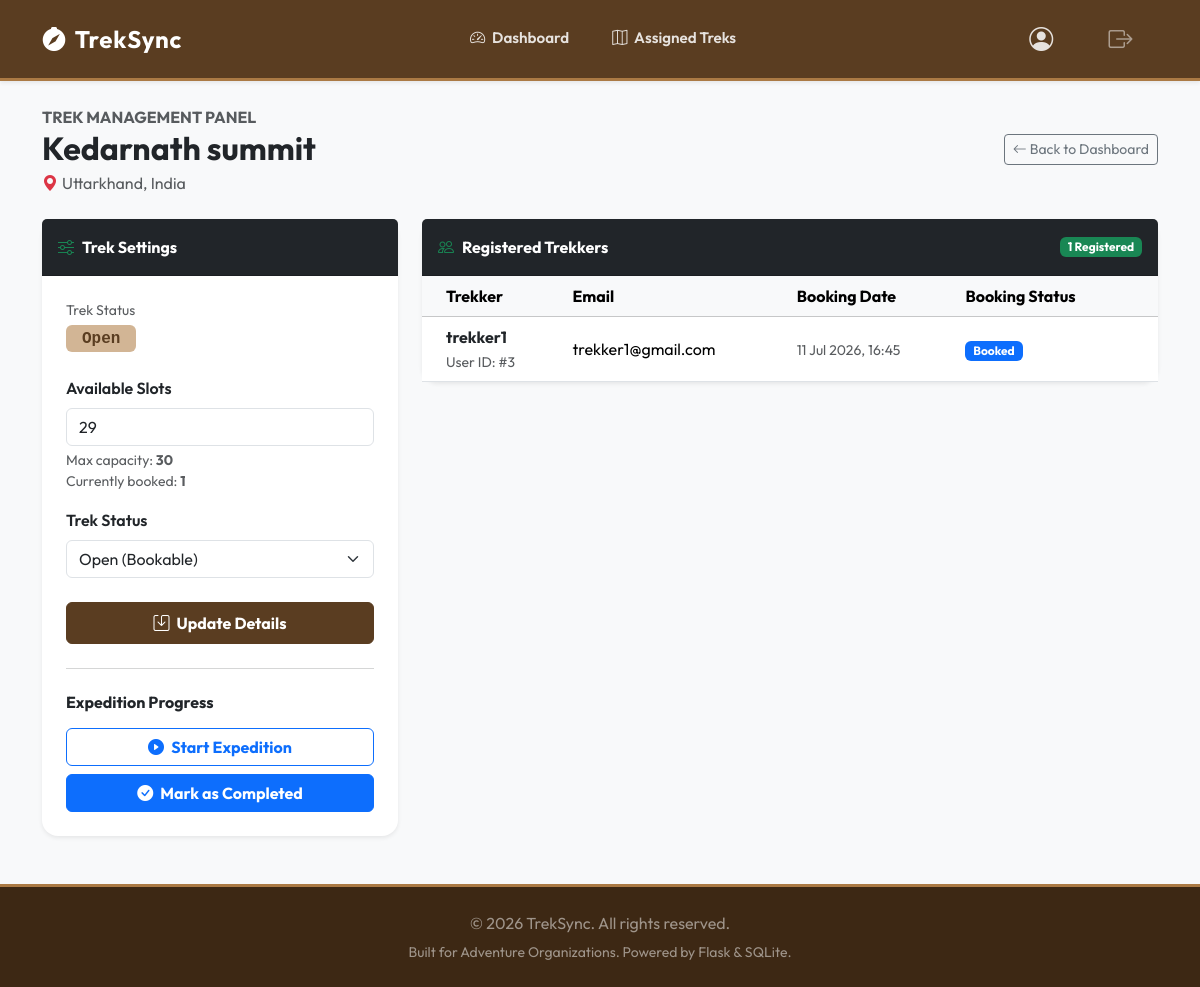
Page /staff/trek/1 (signed in) on the earlier database version.
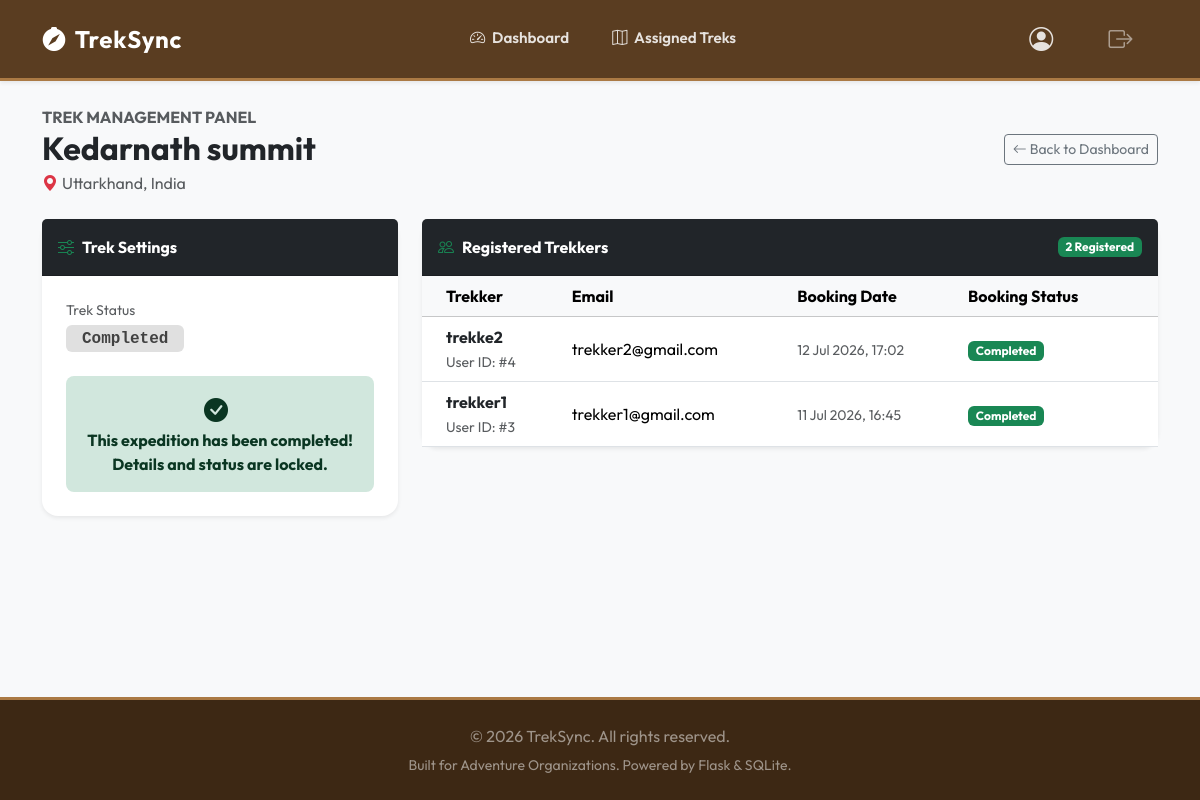
Same page on the later database version.
### models.py (models this page shows, shortened)
class Trek(db.Model):
    __tablename__ = 'trek'
    id = db.Column(db.Integer, primary_key=True)
    name = db.Column(db.String(100), nullable=False)
    location = db.Column(db.String(100), nullable=False)
    difficulty = db.Column(db.String(20), nullable=False)  # 'Easy', 'Moderate', 'Hard'
    duration = db.Column(db.Integer, nullable=False)  # in days
    max_slots = db.Column(db.Integer, nullable=False)
    available_slots = db.Column(db.Integer, nullable=False)
    staff_id = db.Column(db.Integer, db.ForeignKey('user.id'), nullable=True)  # Assigned staff
    status = db.Column(db.String(20), default='Pending')  # 'Pending', 'Approved', 'Open', 'Closed', 'Completed'
    start_date = db.Column(db.Date, nullable=False)
    end_date = db.Column(db.Date, nullable=False)
    staff = db.relationship('User', back_populates='assigned_treks', foreign_keys=[staff_id])
    bookings = db.relationship('Booking', back_populates='trek', cascade="all, delete-orphan")

class Booking(db.Model):
    __tablename__ = 'booking'
    id = db.Column(db.Integer, primary_key=True)
    user_id = db.Column(db.Integer, db.ForeignKey('user.id'), nullable=False)
    trek_id = db.Column(db.Integer, db.ForeignKey('trek.id'), nullable=False)
    booking_date = db.Column(db.DateTime, default=datetime.utcnow)
    status = db.Column(db.String(20), default='Booked')  # 'Booked', 'Cancelled', 'Completed'
    user = db.relationship('User', back_populates='bookings')
    trek = db.relationship('Trek', back_populates='bookings')

class User(db.Model, UserMixin):
    __tablename__ = 'user'
    id = db.Column(db.Integer, primary_key=True)
    username = db.Column(db.String(80), unique=True, nullable=False)
    email = db.Column(db.String(120), unique=True, nullable=False)
    password_hash = db.Column(db.String(255), nullable=False)
    role = db.Column(db.String(20), nullable=False)  # 'admin', 'staff', 'trekker'
    is_active = db.Column(db.Boolean, default=True)  # Admin can deactivate
    is_blacklisted = db.Column(db.Boolean, default=False)  # Admin can blacklist
    profile = db.relationship('StaffProfile', back_populates='user', uselist=False, cascade="all, delete-orphan")
    bookings = db.relationship('Booking', back_populates='user', cascade="all, delete-orphan")
    assigned_treks = db.relationship('Trek', back_populates='staff', foreign_keys='Trek.staff_id')

### app.py (the view)
@app.route('/staff/trek/<int:trek_id>')
@login_required
@staff_required
def staff_trek_detail(trek_id):
    trek = Trek.query.get_or_404(trek_id)
    if trek.staff_id != current_user.id:
        flash('Access denied. You are not assigned to manage this trek.', 'error')
        return redirect(url_for('staff_dashboard'))
    bookings = Booking.query.filter_by(trek_id=trek.id).order_by(Booking.booking_date.desc()).all()
    booked_count = Booking.query.filter_by(trek_id=trek.id, status='Booked').count()
    return render_template('staff/trek_detail.html', trek=trek, bookings=bookings, booked_count=booked_count)

### app.py (called while the page is built)
@login_manager.user_loader
def load_user(user_id):
    return User.query.get(int(user_id))

def staff_required(f):
    @wraps(f)
    def decorated_function(*args, **kwargs):
        if not current_user.is_authenticated or current_user.role != 'staff':
            flash('Access denied. Staff role required.', 'error')
            return redirect(url_for('home'))
        profile = StaffProfile.query.filter_by(user_id=current_user.id).first()
        if not profile or profile.status != 'approved':
            return redirect(url_for('pending_approval'))
        return f(*args, **kwargs)
    return decorated_function

### templates/staff/trek_detail.html (shortened to what the changed rows need)
{% extends "base.html" %}
{% block content %}
<div class="container">
    <div class="d-flex flex-column flex-md-row justify-content-between align-items-md-center gap-3 mb-4">
        <div>
            <span class="text-uppercase text-muted font-size-xs fw-bold tracking-wider">Trek Management Panel</span>
            <h1 class="h2 fw-bold mb-1">{{ trek.name }}</h1>
            <p class="text-muted mb-0"><i class="bi bi-geo-alt-fill text-danger me-1"></i>{{ trek.location }}</p>
        </div>
    </div>
    <div class="row g-4">
        <div class="col-lg-4">
            <div class="card border-0 shadow-sm mb-4">
                <div class="card-body p-4">
                    <div class="mb-4">
                        <small class="text-muted d-block">Trek Status</small>
                        <span class="badge status-{{ trek.status.lower() }} fs-6 py-1.5 px-3 mt-1 font-monospace">
                            {{ trek.status }}
                        </span>
                    </div>
                    {% if trek.status == 'Completed' %}
                        <div class="alert alert-success text-center border-0 py-3 mb-0 fw-bold rounded-3">
                            <i class="bi bi-check-circle-fill me-2 fs-4"></i><br>
                            This expedition has been completed!<br>
                            Details and status are locked.
                        </div>
                    {% else %}
                        <form action="{{ url_for('staff_update_trek', trek_id=trek.id) }}" method="POST" class="mb-4">
                            <div class="mb-3">
                                <label for="available_slots" class="form-label fw-semibold">Available Slots</label>
                                <input type="number" class="form-control" id="available_slots" name="available_slots"
                                       value="{{ trek.available_slots }}"
                                       min="0" max="{{ trek.max_slots }}" required>
                                <div class="form-text">
                                    Max capacity: <strong>{{ trek.max_slots }}</strong><br>
                                    Currently booked: <strong>{{ booked_count }}</strong>
                                </div>
                            </div>
                            <div class="mb-4">
                                <label for="status" class="form-label fw-semibold">Trek Status</label>
                                <select class="form-select" id="status" name="status" required>
                                    <option value="Open" {% if trek.status == 'Open' %}selected{% endif %}>Open (Bookable)</option>
                                </select>
                            </div>
                            <button type="submit" class="btn btn-success w-100 py-2 fw-bold">
                                <i class="bi bi-save me-1"></i> Update Details
                            </button>
                        </form>
                        <hr class="text-muted">
                        <div class="mt-4">
                            <h6 class="fw-bold mb-3 text-dark">Expedition Progress</h6>
                            <div class="d-grid gap-2">
                                <form action="{{ url_for('staff_start_trek', trek_id=trek.id) }}" method="POST">
                                    <button type="submit" class="btn btn-outline-primary w-100 py-2.5 fw-bold"
                                            onclick="return confirm('Are you sure you want to start this trek? This will close bookings.');">
                                        <i class="bi bi-play-circle-fill me-1"></i> Start Expedition
                                    </button>
                                </form>
                                <form action="{{ url_for('staff_complete_trek', trek_id=trek.id) }}" method="POST">
                                    <button type="submit" class="btn btn-primary w-100 py-2.5 fw-bold"
                                            onclick="return confirm('Are you sure you want to mark this trek as completed? This will update all active bookings to Completed status.');">
                                        <i class="bi bi-check-circle-fill me-1"></i> Mark as Completed
                                    </button>
                                </form>
                            </div>
                        </div>
                    {% endif %}
                </div>
            </div>
        </div>
        <div class="col-lg-8">
            <div class="card border-0 shadow-sm">
                <div class="card-header bg-dark text-white fw-bold py-3 d-flex justify-content-between align-items-center">
                    <span><i class="bi bi-people me-2 text-success"></i>Registered Trekkers</span>
                    <span class="badge bg-success">{{ bookings|length }} Registered</span>
                </div>
                <div class="card-body p-0">
                    {% if bookings %}
                        <div class="table-responsive">
                            <table class="table table-hover align-middle mb-0">
                                <thead class="table-light">
                                    <tr>
                                        <th class="ps-4">Trekker</th>
                                        <th>Email</th>
                                        <th>Booking Date</th>
                                        <th class="pe-4">Booking Status</th>
                                    </tr>
                                </thead>
                                <tbody>
                                    {% for booking in bookings %}
                                        <tr>
                                            <td class="ps-4 font-semibold">
                                                <div class="fw-bold text-dark">{{ booking.user.username }}</div>
                                                <small class="text-muted">User ID: #{{ booking.user.id }}</small>
                                            </td>
                                            <td>{{ booking.user.email }}</td>
                                            <td>
                                                <small class="text-muted">
                                                    {{ booking.booking_date.strftime('%d %b %Y, %H:%M') }}
                                                </small>
                                            </td>
                                            <td class="pe-4">
                                                <span class="badge text-capitalize
                                                    {% if booking.status == 'booked' or booking.status == 'Booked' %}bg-primary
                                                    {% elif booking.status == 'cancelled' or booking.status == 'Cancelled' %}bg-danger
                                                    {% else %}bg-success{% endif %}">
                                                    {{ booking.status }}
                                                </span>
                                            </td>
                                        </tr>
                                    {% endfor %}
                                </tbody>
                            </table>
                        </div>
                    {% else %}
                        <div class="p-5 text-center text-muted">
                            <i class="bi bi-people-fill fs-1 mb-2 d-block"></i>
                            No trekkers have booked this expedition yet.
                        </div>
                    {% endif %}
                </div>
            </div>
        </div>
    </div>
</div>
{% endblock %}

Differences in the rows shown:
changed Trek "Kedarnath summit": status "Open" → "Completed"; available_slots "29" → (not shown); max_slots "30" → (not shown); status "Open (Bookable)" → (not shown)
added Booking: user.username "trekke2", user.id "4", user.email "trekker2@gmail.com", booking_date "12 Jul 2026, 17:02", status "Completed"
changed Booking "11 Jul 2026, 16:45": status "Booked" → "Completed"
Other differences:
{{ bookings|length }}: "1" → "2"
{{ booked_count }}: "1" → (not shown)
text no longer shown: "Available Slots Max capacity: Currently booked: Trek Status Update Details Expedition Progress Start Expedition Mark as Completed"
text now shown: "This expedition has been completed! Details and status are locked."
